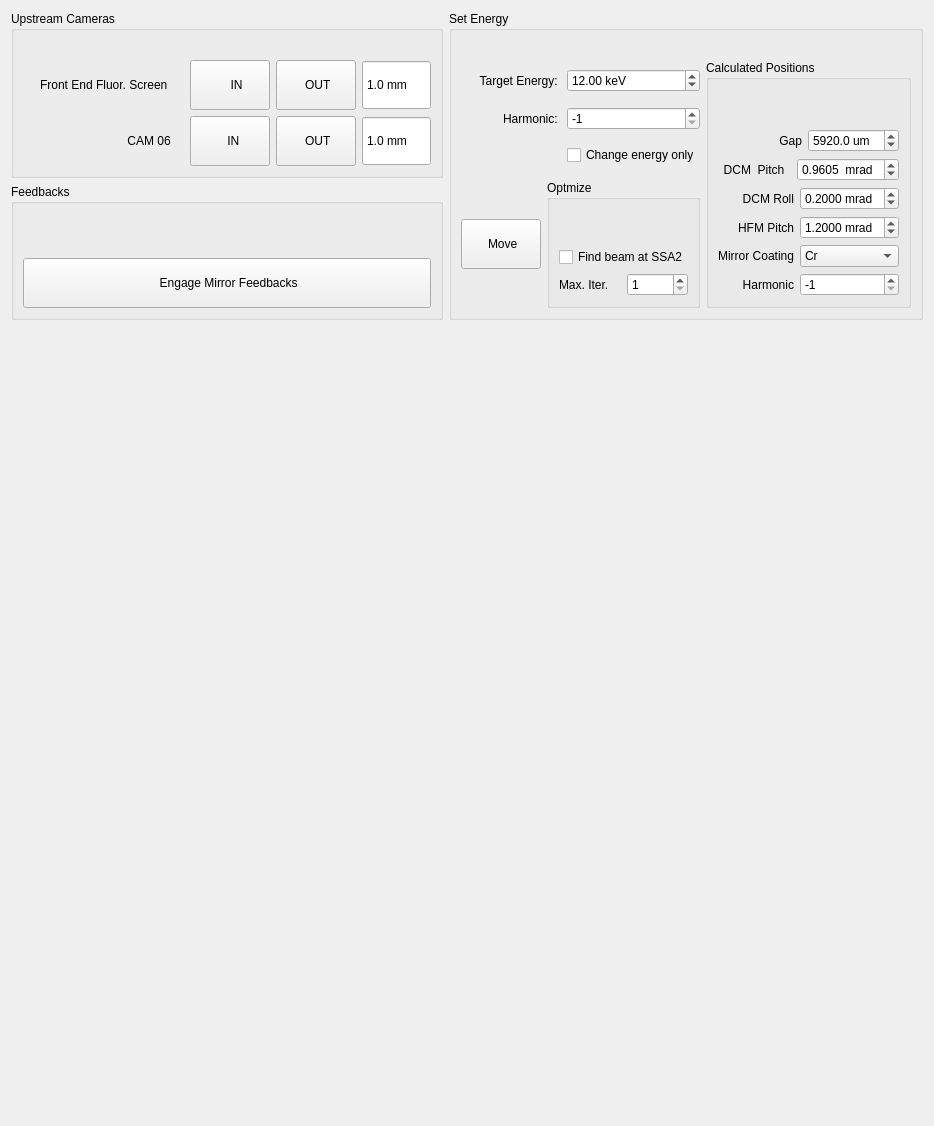
      <widget class="QWidget" name="energy">
       <attribute name="title">
        <string>Energy Change</string>
       </attribute>
       <layout class="QGridLayout" name="gridLayout_107">
        <item row="0" column="0">
         <layout class="QGridLayout" name="gridLayout_99">
          <item row="0" column="0">
           <layout class="QGridLayout" name="gridLayout_86">
            <item row="0" column="0">
             <widget class="QGroupBox" name="groupBox_23">
              <property name="sizePolicy">
               <sizepolicy hsizetype="Preferred" vsizetype="Fixed">
                <horstretch>0</horstretch>
                <verstretch>0</verstretch>
               </sizepolicy>
              </property>
              <property name="styleSheet">
               <string notr="true"/>
              </property>
              <property name="title">
               <string>Upstream Cameras</string>
              </property>
              <property name="flat">
               <bool>false</bool>
              </property>
              <property name="checkable">
               <bool>false</bool>
              </property>
              <layout class="QGridLayout" name="gridLayout_71">
               <item row="1" column="0" colspan="2">
                <layout class="QGridLayout" name="gridLayout_80">
                 <item row="1" column="0">
                  <layout class="QGridLayout" name="gridLayout_76">
                   <item row="0" column="0">
                    <widget class="QLabel" name="label_72">
                     <property name="text">
                      <string>     Front End Fluor. Screen     </string>
                     </property>
                     <property name="alignment">
                      <set>Qt::AlignRight|Qt::AlignTrailing|Qt::AlignVCenter</set>
                     </property>
                    </widget>
                   </item>
                   <item row="0" column="1" rowspan="2">
                    <layout class="QGridLayout" name="gridLayout_74">
                     <item row="2" column="0">
                      <widget class="QPushButton" name="pb_CAM6_IN">
                       <property name="sizePolicy">
                        <sizepolicy hsizetype="Preferred" vsizetype="Preferred">
                         <horstretch>0</horstretch>
                         <verstretch>0</verstretch>
                        </sizepolicy>
                       </property>
                       <property name="text">
                        <string>   
  IN    
</string>
                       </property>
                      </widget>
                     </item>
                     <item row="2" column="1">
                      <widget class="QPushButton" name="pb_CAM6_OUT">
                       <property name="sizePolicy">
                        <sizepolicy hsizetype="Preferred" vsizetype="Preferred">
                         <horstretch>0</horstretch>
                         <verstretch>0</verstretch>
                        </sizepolicy>
                       </property>
                       <property name="text">
                        <string>    OUT   </string>
                       </property>
                      </widget>
                     </item>
                     <item row="0" column="0">
                      <widget class="QPushButton" name="pb_FS_IN">
                       <property name="sizePolicy">
                        <sizepolicy hsizetype="Preferred" vsizetype="Preferred">
                         <horstretch>0</horstretch>
                         <verstretch>0</verstretch>
                        </sizepolicy>
                       </property>
                       <property name="text">
                        <string> 
    IN     
</string>
                       </property>
                      </widget>
                     </item>
                     <item row="0" column="1">
                      <widget class="QPushButton" name="pb_FS_OUT">
                       <property name="sizePolicy">
                        <sizepolicy hsizetype="Preferred" vsizetype="Preferred">
                         <horstretch>0</horstretch>
                         <verstretch>0</verstretch>
                        </sizepolicy>
                       </property>
                       <property name="text">
                        <string>    OUT   </string>
                       </property>
                      </widget>
                     </item>
                    </layout>
                   </item>
                   <item row="1" column="0">
                    <widget class="QLabel" name="label_75">
                     <property name="text">
                      <string>    CAM 06    </string>
                     </property>
                     <property name="alignment">
                      <set>Qt::AlignRight|Qt::AlignTrailing|Qt::AlignVCenter</set>
                     </property>
                    </widget>
                   </item>
                  </layout>
                 </item>
                </layout>
               </item>
               <item row="0" column="0">
                <widget class="QLabel" name="label_133">
                 <property name="sizePolicy">
                  <sizepolicy hsizetype="Preferred" vsizetype="Fixed">
                   <horstretch>0</horstretch>
                   <verstretch>0</verstretch>
                  </sizepolicy>
                 </property>
                 <property name="text">
                  <string/>
                 </property>
                </widget>
               </item>
               <item row="1" column="3">
                <layout class="QVBoxLayout" name="verticalLayout_5">
                 <item>
                  <widget class="QDoubleSpinBox" name="db_fs">
                   <property name="sizePolicy">
                    <sizepolicy hsizetype="Preferred" vsizetype="Preferred">
                     <horstretch>0</horstretch>
                     <verstretch>0</verstretch>
                    </sizepolicy>
                   </property>
                   <property name="readOnly">
                    <bool>true</bool>
                   </property>
                   <property name="buttonSymbols">
                    <enum>QAbstractSpinBox::NoButtons</enum>
                   </property>
                   <property name="suffix">
                    <string> mm</string>
                   </property>
                   <property name="decimals">
                    <number>1</number>
                   </property>
                   <property name="minimum">
                    <double>-100.000000000000000</double>
                   </property>
                   <property name="maximum">
                    <double>100.000000000000000</double>
                   </property>
                   <property name="value">
                    <double>1.000000000000000</double>
                   </property>
                  </widget>
                 </item>
                 <item>
                  <widget class="QDoubleSpinBox" name="db_cam6">
                   <property name="sizePolicy">
                    <sizepolicy hsizetype="Preferred" vsizetype="Preferred">
                     <horstretch>0</horstretch>
                     <verstretch>0</verstretch>
                    </sizepolicy>
                   </property>
                   <property name="readOnly">
                    <bool>true</bool>
                   </property>
                   <property name="buttonSymbols">
                    <enum>QAbstractSpinBox::NoButtons</enum>
                   </property>
                   <property name="suffix">
                    <string> mm</string>
                   </property>
                   <property name="decimals">
                    <number>1</number>
                   </property>
                   <property name="minimum">
                    <double>-100.000000000000000</double>
                   </property>
                   <property name="maximum">
                    <double>100.000000000000000</double>
                   </property>
                   <property name="value">
                    <double>1.000000000000000</double>
                   </property>
                  </widget>
                 </item>
                </layout>
               </item>
              </layout>
             </widget>
            </item>
            <item row="1" column="0">
             <widget class="QGroupBox" name="groupBox_33">
              <property name="title">
               <string>Feedbacks</string>
              </property>
              <layout class="QGridLayout" name="gridLayout_119">
               <item row="1" column="0">
                <widget class="QPushButton" name="pushButton_2">
                 <property name="text">
                  <string>
 Engage Mirror Feedbacks 
</string>
                 </property>
                </widget>
               </item>
               <item row="0" column="0">
                <widget class="QLabel" name="label_153">
                 <property name="text">
                  <string/>
                 </property>
                </widget>
               </item>
              </layout>
             </widget>
            </item>
           </layout>
          </item>
          <item row="0" column="1">
           <widget class="QGroupBox" name="groupBox_32">
            <property name="title">
             <string>Set Energy</string>
            </property>
            <layout class="QGridLayout" name="gridLayout_96">
             <item row="0" column="0">
              <widget class="QLabel" name="label_46">
               <property name="text">
                <string/>
               </property>
              </widget>
             </item>
             <item row="1" column="0" colspan="2">
              <layout class="QGridLayout" name="gridLayout_106">
               <item row="3" column="1">
                <widget class="QCheckBox" name="cb_change_energy_only">
                 <property name="toolTip">
                  <string>does not mover mirrors or pitch, ugap and bragg only</string>
                 </property>
                 <property name="text">
                  <string>Change energy only</string>
                 </property>
                 <property name="checked">
                  <bool>false</bool>
                 </property>
                </widget>
               </item>
               <item row="2" column="1">
                <widget class="QSpinBox" name="sb_harmonic">
                 <property name="minimum">
                  <number>-1</number>
                 </property>
                 <property name="singleStep">
                  <number>2</number>
                 </property>
                 <property name="value">
                  <number>-1</number>
                 </property>
                </widget>
               </item>
               <item row="1" column="0">
                <widget class="QLabel" name="label_81">
                 <property name="text">
                  <string>  Target Energy: </string>
                 </property>
                 <property name="alignment">
                  <set>Qt::AlignRight|Qt::AlignTrailing|Qt::AlignVCenter</set>
                 </property>
                </widget>
               </item>
               <item row="2" column="0">
                <widget class="QLabel" name="label_148">
                 <property name="text">
                  <string>      Harmonic: </string>
                 </property>
                 <property name="alignment">
                  <set>Qt::AlignRight|Qt::AlignTrailing|Qt::AlignVCenter</set>
                 </property>
                </widget>
               </item>
               <item row="1" column="1">
                <widget class="QDoubleSpinBox" name="dsb_target_e">
                 <property name="styleSheet">
                  <string notr="true">font: 14pt &quot;Cantarell&quot;;</string>
                 </property>
                 <property name="suffix">
                  <string> keV</string>
                 </property>
                 <property name="decimals">
                  <number>2</number>
                 </property>
                 <property name="minimum">
                  <double>5.000000000000000</double>
                 </property>
                 <property name="maximum">
                  <double>25.000000000000000</double>
                 </property>
                 <property name="singleStep">
                  <double>0.500000000000000</double>
                 </property>
                 <property name="value">
                  <double>12.000000000000000</double>
                 </property>
                </widget>
               </item>
              </layout>
             </item>
             <item row="1" column="2" rowspan="2">
              <widget class="QGroupBox" name="groupBox_31">
               <property name="title">
                <string>Calculated Positions</string>
               </property>
               <layout class="QGridLayout" name="gridLayout_114">
                <item row="0" column="0">
                 <spacer name="verticalSpacer_19">
                  <property name="orientation">
                   <enum>Qt::Vertical</enum>
                  </property>
                  <property name="sizeType">
                   <enum>QSizePolicy::Fixed</enum>
                  </property>
                  <property name="sizeHint" stdset="0">
                   <size>
                    <width>20</width>
                    <height>40</height>
                   </size>
                  </property>
                 </spacer>
                </item>
                <item row="1" column="0">
                 <layout class="QGridLayout" name="gridLayout_112">
                  <item row="0" column="0">
                   <widget class="QLabel" name="label_149">
                    <property name="text">
                     <string>Gap</string>
                    </property>
                    <property name="alignment">
                     <set>Qt::AlignRight|Qt::AlignTrailing|Qt::AlignVCenter</set>
                    </property>
                   </widget>
                  </item>
                  <item row="0" column="1">
                   <widget class="QDoubleSpinBox" name="dsb_target_ugap">
                    <property name="suffix">
                     <string> um</string>
                    </property>
                    <property name="decimals">
                     <number>1</number>
                    </property>
                    <property name="minimum">
                     <double>4000.000000000000000</double>
                    </property>
                    <property name="maximum">
                     <double>25000.000000000000000</double>
                    </property>
                    <property name="singleStep">
                     <double>5.000000000000000</double>
                    </property>
                    <property name="value">
                     <double>5920.000000000000000</double>
                    </property>
                   </widget>
                  </item>
                 </layout>
                </item>
                <item row="2" column="0">
                 <layout class="QGridLayout" name="gridLayout_109">
                  <item row="0" column="0">
                   <widget class="QLabel" name="label_132">
                    <property name="text">
                     <string>DCM  Pitch  </string>
                    </property>
                    <property name="alignment">
                     <set>Qt::AlignRight|Qt::AlignTrailing|Qt::AlignVCenter</set>
                    </property>
                   </widget>
                  </item>
                  <item row="0" column="1">
                   <widget class="QDoubleSpinBox" name="dsb_target_pitch">
                    <property name="suffix">
                     <string>  mrad</string>
                    </property>
                    <property name="decimals">
                     <number>4</number>
                    </property>
                    <property name="minimum">
                     <double>-5.000000000000000</double>
                    </property>
                    <property name="maximum">
                     <double>5.000000000000000</double>
                    </property>
                    <property name="singleStep">
                     <double>0.005000000000000</double>
                    </property>
                    <property name="value">
                     <double>0.960500000000000</double>
                    </property>
                   </widget>
                  </item>
                 </layout>
                </item>
                <item row="3" column="0">
                 <layout class="QGridLayout" name="gridLayout_113">
                  <item row="3" column="0">
                   <widget class="QLabel" name="label_150">
                    <property name="text">
                     <string>Harmonic</string>
                    </property>
                    <property name="alignment">
                     <set>Qt::AlignRight|Qt::AlignTrailing|Qt::AlignVCenter</set>
                    </property>
                   </widget>
                  </item>
                  <item row="2" column="1">
                   <widget class="QComboBox" name="cb_target_coating">
                    <item>
                     <property name="text">
                      <string>Cr</string>
                     </property>
                    </item>
                    <item>
                     <property name="text">
                      <string>Pt</string>
                     </property>
                    </item>
                    <item>
                     <property name="text">
                      <string>Si</string>
                     </property>
                    </item>
                    <item>
                     <property name="text">
                      <string>Rh</string>
                     </property>
                    </item>
                   </widget>
                  </item>
                  <item row="0" column="1">
                   <widget class="QDoubleSpinBox" name="dsb_target_roll">
                    <property name="suffix">
                     <string> mrad</string>
                    </property>
                    <property name="decimals">
                     <number>4</number>
                    </property>
                    <property name="minimum">
                     <double>-9.000000000000000</double>
                    </property>
                    <property name="maximum">
                     <double>9.000000000000000</double>
                    </property>
                    <property name="singleStep">
                     <double>0.100000000000000</double>
                    </property>
                    <property name="value">
                     <double>0.200000000000000</double>
                    </property>
                   </widget>
                  </item>
                  <item row="3" column="1">
                   <widget class="QSpinBox" name="sb_calc_harmonic">
                    <property name="minimum">
                     <number>-1</number>
                    </property>
                    <property name="singleStep">
                     <number>2</number>
                    </property>
                    <property name="value">
                     <number>-1</number>
                    </property>
                   </widget>
                  </item>
                  <item row="2" column="0">
                   <widget class="QLabel" name="label_146">
                    <property name="text">
                     <string>Mirror Coating</string>
                    </property>
                    <property name="alignment">
                     <set>Qt::AlignRight|Qt::AlignTrailing|Qt::AlignVCenter</set>
                    </property>
                   </widget>
                  </item>
                  <item row="0" column="0">
                   <widget class="QLabel" name="label_154">
                    <property name="text">
                     <string>DCM Roll</string>
                    </property>
                    <property name="alignment">
                     <set>Qt::AlignRight|Qt::AlignTrailing|Qt::AlignVCenter</set>
                    </property>
                   </widget>
                  </item>
                  <item row="1" column="0">
                   <widget class="QLabel" name="label_155">
                    <property name="text">
                     <string>HFM Pitch</string>
                    </property>
                    <property name="alignment">
                     <set>Qt::AlignRight|Qt::AlignTrailing|Qt::AlignVCenter</set>
                    </property>
                   </widget>
                  </item>
                  <item row="1" column="1">
                   <widget class="QDoubleSpinBox" name="dsb_hfm_target_pitch">
                    <property name="suffix">
                     <string> mrad</string>
                    </property>
                    <property name="decimals">
                     <number>4</number>
                    </property>
                    <property name="minimum">
                     <double>-9.000000000000000</double>
                    </property>
                    <property name="maximum">
                     <double>9.000000000000000</double>
                    </property>
                    <property name="singleStep">
                     <double>0.100000000000000</double>
                    </property>
                    <property name="value">
                     <double>1.200000000000000</double>
                    </property>
                   </widget>
                  </item>
                 </layout>
                </item>
               </layout>
              </widget>
             </item>
             <item row="2" column="0">
              <widget class="QPushButton" name="pb_move_energy">
               <property name="enabled">
                <bool>true</bool>
               </property>
               <property name="sizePolicy">
                <sizepolicy hsizetype="Minimum" vsizetype="Fixed">
                 <horstretch>0</horstretch>
                 <verstretch>0</verstretch>
                </sizepolicy>
               </property>
               <property name="text">
                <string>
 Move   
</string>
               </property>
              </widget>
             </item>
             <item row="2" column="1">
              <widget class="QGroupBox" name="groupBox_9">
               <property name="title">
                <string>Optmize</string>
               </property>
               <layout class="QGridLayout" name="gridLayout_116">
                <item row="2" column="1">
                 <widget class="QSpinBox" name="sb_max_iter">
                  <property name="minimum">
                   <number>1</number>
                  </property>
                 </widget>
                </item>
                <item row="2" column="0">
                 <widget class="QLabel" name="label_151">
                  <property name="text">
                   <string>Max. Iter.</string>
                  </property>
                 </widget>
                </item>
                <item row="1" column="0" colspan="2">
                 <widget class="QCheckBox" name="cb_beam_at_ssa2">
                  <property name="text">
                   <string>Find beam at SSA2</string>
                  </property>
                  <property name="checked">
                   <bool>false</bool>
                  </property>
                 </widget>
                </item>
                <item row="0" column="0">
                 <widget class="QLabel" name="label_152">
                  <property name="text">
                   <string/>
                  </property>
                 </widget>
                </item>
               </layout>
              </widget>
             </item>
            </layout>
           </widget>
          </item>
         </layout>
        </item>
        <item row="1" column="0">
         <spacer name="verticalSpacer_3">
          <property name="orientation">
           <enum>Qt::Vertical</enum>
          </property>
          <property name="sizeHint" stdset="0">
           <size>
            <width>20</width>
            <height>795</height>
           </size>
          </property>
         </spacer>
        </item>
       </layout>
      </widget>
